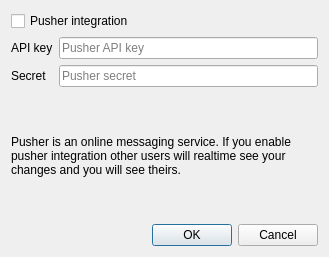
<?xml version="1.0" encoding="UTF-8"?>
<ui version="4.0">
 <class>DataSharingDlg</class>
 <widget class="QDialog" name="DataSharingDlg">
  <property name="geometry">
   <rect>
    <x>0</x>
    <y>0</y>
    <width>329</width>
    <height>257</height>
   </rect>
  </property>
  <property name="minimumSize">
   <size>
    <width>329</width>
    <height>257</height>
   </size>
  </property>
  <property name="windowTitle">
   <string>Dialog</string>
  </property>
  <layout class="QVBoxLayout" name="verticalLayout">
   <item>
    <widget class="QCheckBox" name="checkBox">
     <property name="text">
      <string>Pusher integration</string>
     </property>
    </widget>
   </item>
   <item>
    <layout class="QGridLayout" name="gridLayout">
     <item row="0" column="0">
      <widget class="QLabel" name="label">
       <property name="text">
        <string>API key</string>
       </property>
      </widget>
     </item>
     <item row="0" column="1">
      <widget class="QLineEdit" name="apikey_edit">
       <property name="placeholderText">
        <string>Pusher API key</string>
       </property>
      </widget>
     </item>
     <item row="1" column="0">
      <widget class="QLabel" name="label_2">
       <property name="text">
        <string>Secret</string>
       </property>
      </widget>
     </item>
     <item row="1" column="1">
      <widget class="QLineEdit" name="secret_edit">
       <property name="placeholderText">
        <string>Pusher secret</string>
       </property>
      </widget>
     </item>
    </layout>
   </item>
   <item>
    <widget class="QLabel" name="label_3">
     <property name="text">
      <string>Pusher is an online messaging service. If you enable pusher integration other users will realtime see your changes and you will see theirs.</string>
     </property>
     <property name="wordWrap">
      <bool>true</bool>
     </property>
     <property name="openExternalLinks">
      <bool>true</bool>
     </property>
    </widget>
   </item>
   <item>
    <widget class="QDialogButtonBox" name="buttonBox">
     <property name="orientation">
      <enum>Qt::Horizontal</enum>
     </property>
     <property name="standardButtons">
      <set>QDialogButtonBox::Cancel|QDialogButtonBox::Ok</set>
     </property>
    </widget>
   </item>
  </layout>
 </widget>
 <resources/>
 <connections>
  <connection>
   <sender>buttonBox</sender>
   <signal>accepted()</signal>
   <receiver>DataSharingDlg</receiver>
   <slot>accept()</slot>
   <hints>
    <hint type="sourcelabel">
     <x>248</x>
     <y>254</y>
    </hint>
    <hint type="destinationlabel">
     <x>157</x>
     <y>274</y>
    </hint>
   </hints>
  </connection>
  <connection>
   <sender>buttonBox</sender>
   <signal>rejected()</signal>
   <receiver>DataSharingDlg</receiver>
   <slot>reject()</slot>
   <hints>
    <hint type="sourcelabel">
     <x>316</x>
     <y>260</y>
    </hint>
    <hint type="destinationlabel">
     <x>286</x>
     <y>274</y>
    </hint>
   </hints>
  </connection>
 </connections>
</ui>
